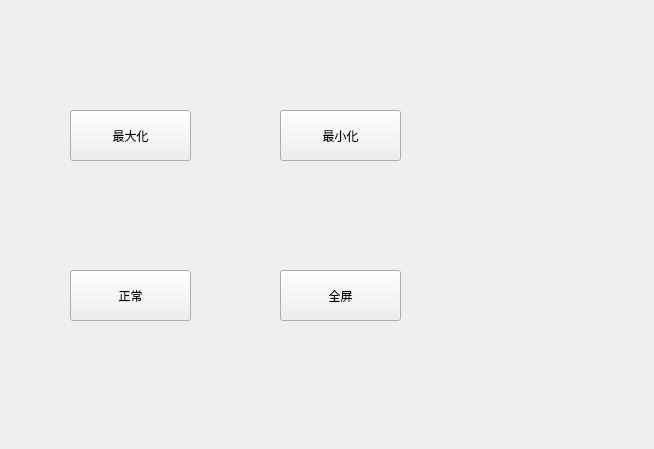
<?xml version="1.0" encoding="UTF-8"?>
<ui version="4.0">
 <class>WinState</class>
 <widget class="QWidget" name="WinState">
  <property name="geometry">
   <rect>
    <x>0</x>
    <y>0</y>
    <width>654</width>
    <height>449</height>
   </rect>
  </property>
  <property name="windowTitle">
   <string>Form</string>
  </property>
  <widget class="QPushButton" name="pushButton">
   <property name="geometry">
    <rect>
     <x>70</x>
     <y>110</y>
     <width>121</width>
     <height>51</height>
    </rect>
   </property>
   <property name="text">
    <string>最大化</string>
   </property>
  </widget>
  <widget class="QPushButton" name="pushButton_2">
   <property name="geometry">
    <rect>
     <x>280</x>
     <y>110</y>
     <width>121</width>
     <height>51</height>
    </rect>
   </property>
   <property name="text">
    <string>最小化</string>
   </property>
  </widget>
  <widget class="QPushButton" name="pushButton_3">
   <property name="geometry">
    <rect>
     <x>70</x>
     <y>270</y>
     <width>121</width>
     <height>51</height>
    </rect>
   </property>
   <property name="text">
    <string>正常</string>
   </property>
  </widget>
  <widget class="QPushButton" name="pushButton_4">
   <property name="geometry">
    <rect>
     <x>280</x>
     <y>270</y>
     <width>121</width>
     <height>51</height>
    </rect>
   </property>
   <property name="text">
    <string>全屏</string>
   </property>
  </widget>
 </widget>
 <resources/>
 <connections>
  <connection>
   <sender>pushButton</sender>
   <signal>clicked()</signal>
   <receiver>WinState</receiver>
   <slot>showMaximized()</slot>
   <hints>
    <hint type="sourcelabel">
     <x>117</x>
     <y>120</y>
    </hint>
    <hint type="destinationlabel">
     <x>123</x>
     <y>-6</y>
    </hint>
   </hints>
  </connection>
  <connection>
   <sender>pushButton_2</sender>
   <signal>clicked()</signal>
   <receiver>WinState</receiver>
   <slot>showMinimized()</slot>
   <hints>
    <hint type="sourcelabel">
     <x>352</x>
     <y>116</y>
    </hint>
    <hint type="destinationlabel">
     <x>343</x>
     <y>0</y>
    </hint>
   </hints>
  </connection>
  <connection>
   <sender>pushButton_3</sender>
   <signal>clicked()</signal>
   <receiver>WinState</receiver>
   <slot>showNormal()</slot>
   <hints>
    <hint type="sourcelabel">
     <x>132</x>
     <y>299</y>
    </hint>
    <hint type="destinationlabel">
     <x>128</x>
     <y>450</y>
    </hint>
   </hints>
  </connection>
  <connection>
   <sender>pushButton_4</sender>
   <signal>clicked()</signal>
   <receiver>WinState</receiver>
   <slot>showFullScreen()</slot>
   <hints>
    <hint type="sourcelabel">
     <x>355</x>
     <y>295</y>
    </hint>
    <hint type="destinationlabel">
     <x>343</x>
     <y>452</y>
    </hint>
   </hints>
  </connection>
 </connections>
</ui>
